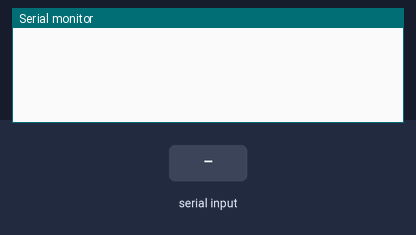
This sketch was run on a simulated Arduino Uno, built with avr-gcc and run on an emulated ATmega328P. Shown: the last lines printed to the serial monitor. Inputs (shaded band) come from the test bench.

Above: at 1.2 s.
1.3 s: "90,45\n" received over Serial
At 2.1 s:
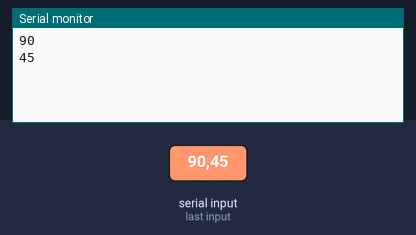
2.8 s: "30,150\n" received over Serial
At 4.2 s:
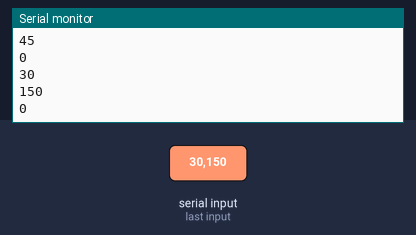
Timing chart, 0 to 5.8 s (numbered marks = the images above; inputs shaded):
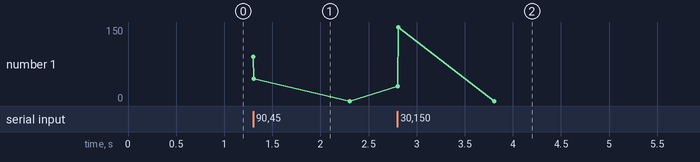

Measured:
- after the input at 1.3 s, the serial monitor: prints a new line at once (image 1)
- after the input at 2.8 s, the serial monitor: prints a new line at once (image 2)

The sketch:

Serial_read_2.ino
```cpp
/*********************************
INTERPOLATION


  The circuit:
 NIL
  By Author: PROJECT X

**********************************/


int x;
bool i = false;

void setup()
{

  while (!Serial);
  Serial.begin(9600);

}

void loop()
{
  if (Serial.available())
  {
    x = Serial.parseInt();
    i = true;
  }
  if (i == true)
  {
    Serial.println(x);
    i = false;
  }
}
```
